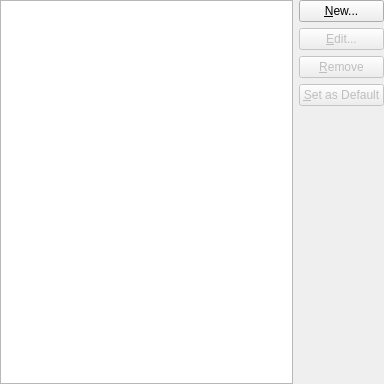
<?xml version="1.0" encoding="UTF-8"?>
<ui version="4.0">
 <class>ProfileSettings</class>
 <widget class="QWidget" name="ProfileSettings">
  <property name="geometry">
   <rect>
    <x>0</x>
    <y>0</y>
    <width>384</width>
    <height>384</height>
   </rect>
  </property>
  <layout class="QVBoxLayout" name="verticalLayout_2">
   <property name="leftMargin">
    <number>0</number>
   </property>
   <property name="topMargin">
    <number>0</number>
   </property>
   <property name="rightMargin">
    <number>0</number>
   </property>
   <property name="bottomMargin">
    <number>0</number>
   </property>
   <item>
    <layout class="QGridLayout" name="gridLayout_2" rowstretch="0,1">
     <property name="verticalSpacing">
      <number>0</number>
     </property>
     <item row="0" column="1">
      <layout class="QVBoxLayout" name="verticalLayout">
       <property name="spacing">
        <number>6</number>
       </property>
       <item>
        <widget class="QPushButton" name="newProfileButton">
         <property name="toolTip">
          <string>Create a new profile based upon the selected profile</string>
         </property>
         <property name="text">
          <string>&amp;New...</string>
         </property>
        </widget>
       </item>
       <item>
        <widget class="QPushButton" name="editProfileButton">
         <property name="enabled">
          <bool>false</bool>
         </property>
         <property name="toolTip">
          <string>Edit the selected profile(s)</string>
         </property>
         <property name="text">
          <string>&amp;Edit...</string>
         </property>
        </widget>
       </item>
       <item>
        <widget class="QPushButton" name="deleteProfileButton">
         <property name="enabled">
          <bool>false</bool>
         </property>
         <property name="toolTip">
          <string>Delete the selected profile(s)</string>
         </property>
         <property name="text">
          <string>&amp;Remove</string>
         </property>
        </widget>
       </item>
       <item>
        <widget class="QPushButton" name="setAsDefaultButton">
         <property name="enabled">
          <bool>false</bool>
         </property>
         <property name="toolTip">
          <string>Set the selected profile as the default for new terminal sessions</string>
         </property>
         <property name="text">
          <string>&amp;Set as Default</string>
         </property>
        </widget>
       </item>
      </layout>
     </item>
     <item row="1" column="1">
      <spacer>
       <property name="orientation">
        <enum>Qt::Vertical</enum>
       </property>
       <property name="sizeHint" stdset="0">
        <size>
         <width>20</width>
         <height>40</height>
        </size>
       </property>
      </spacer>
     </item>
     <item row="0" column="0" rowspan="2">
      <widget class="QTreeView" name="profilesList">
       <property name="alternatingRowColors">
        <bool>true</bool>
       </property>
       <property name="selectionMode">
        <enum>QAbstractItemView::ExtendedSelection</enum>
       </property>
       <property name="rootIsDecorated">
        <bool>false</bool>
       </property>
       <property name="uniformRowHeights">
        <bool>true</bool>
       </property>
       <property name="itemsExpandable">
        <bool>false</bool>
       </property>
       <property name="expandsOnDoubleClick">
        <bool>false</bool>
       </property>
       <attribute name="headerMinimumSectionSize">
        <number>8</number>
       </attribute>
       <attribute name="headerStretchLastSection">
        <bool>true</bool>
       </attribute>
      </widget>
     </item>
    </layout>
   </item>
  </layout>
 </widget>
 <resources/>
 <connections/>
</ui>
